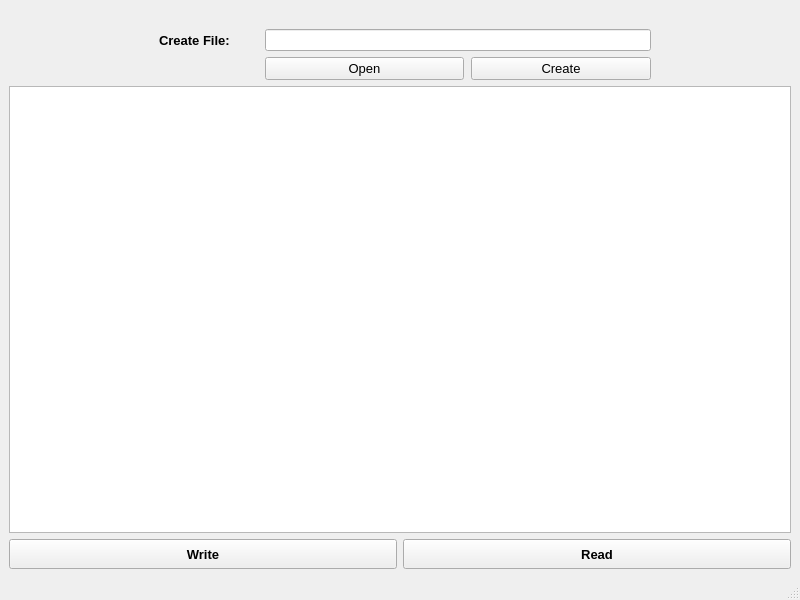
<?xml version="1.0" encoding="UTF-8"?>
<ui version="4.0">
 <class>MainWindow</class>
 <widget class="QMainWindow" name="MainWindow">
  <property name="geometry">
   <rect>
    <x>0</x>
    <y>0</y>
    <width>800</width>
    <height>600</height>
   </rect>
  </property>
  <property name="windowTitle">
   <string>MainWindow</string>
  </property>
  <widget class="QWidget" name="centralwidget">
   <layout class="QVBoxLayout" name="verticalLayout_3">
    <item>
     <spacer name="verticalSpacer_2">
      <property name="orientation">
       <enum>Qt::Vertical</enum>
      </property>
      <property name="sizeType">
       <enum>QSizePolicy::Fixed</enum>
      </property>
      <property name="sizeHint" stdset="0">
       <size>
        <width>20</width>
        <height>20</height>
       </size>
      </property>
     </spacer>
    </item>
    <item>
     <layout class="QVBoxLayout" name="verticalLayout_2">
      <item>
       <layout class="QFormLayout" name="formLayout">
        <property name="labelAlignment">
         <set>Qt::AlignLeading|Qt::AlignLeft|Qt::AlignVCenter</set>
        </property>
        <property name="formAlignment">
         <set>Qt::AlignLeading|Qt::AlignLeft|Qt::AlignTop</set>
        </property>
        <property name="leftMargin">
         <number>150</number>
        </property>
        <property name="rightMargin">
         <number>140</number>
        </property>
        <item row="1" column="0">
         <widget class="QLabel" name="label">
          <property name="font">
           <font>
            <pointsize>10</pointsize>
            <bold>true</bold>
           </font>
          </property>
          <property name="text">
           <string>Create File: </string>
          </property>
         </widget>
        </item>
        <item row="1" column="1">
         <widget class="QLineEdit" name="lineEdit"/>
        </item>
        <item row="2" column="0">
         <spacer name="horizontalSpacer">
          <property name="orientation">
           <enum>Qt::Horizontal</enum>
          </property>
          <property name="sizeType">
           <enum>QSizePolicy::Fixed</enum>
          </property>
          <property name="sizeHint" stdset="0">
           <size>
            <width>100</width>
            <height>20</height>
           </size>
          </property>
         </spacer>
        </item>
        <item row="2" column="1">
         <layout class="QGridLayout" name="gridLayout">
          <property name="sizeConstraint">
           <enum>QLayout::SetFixedSize</enum>
          </property>
          <property name="leftMargin">
           <number>0</number>
          </property>
          <property name="horizontalSpacing">
           <number>7</number>
          </property>
          <item row="0" column="1">
           <widget class="QPushButton" name="pushButton_Create">
            <property name="sizePolicy">
             <sizepolicy hsizetype="Fixed" vsizetype="Fixed">
              <horstretch>0</horstretch>
              <verstretch>0</verstretch>
             </sizepolicy>
            </property>
            <property name="minimumSize">
             <size>
              <width>180</width>
              <height>0</height>
             </size>
            </property>
            <property name="font">
             <font>
              <pointsize>10</pointsize>
             </font>
            </property>
            <property name="text">
             <string>Create</string>
            </property>
           </widget>
          </item>
          <item row="0" column="0">
           <widget class="QPushButton" name="pushButton_Open">
            <property name="font">
             <font>
              <pointsize>10</pointsize>
             </font>
            </property>
            <property name="text">
             <string>Open</string>
            </property>
           </widget>
          </item>
         </layout>
        </item>
       </layout>
      </item>
      <item>
       <layout class="QVBoxLayout" name="verticalLayout">
        <property name="sizeConstraint">
         <enum>QLayout::SetDefaultConstraint</enum>
        </property>
        <item>
         <widget class="QPlainTextEdit" name="plainTextEdit">
          <property name="sizePolicy">
           <sizepolicy hsizetype="Minimum" vsizetype="Expanding">
            <horstretch>100</horstretch>
            <verstretch>0</verstretch>
           </sizepolicy>
          </property>
          <property name="minimumSize">
           <size>
            <width>200</width>
            <height>380</height>
           </size>
          </property>
         </widget>
        </item>
        <item>
         <layout class="QHBoxLayout" name="horizontalLayout">
          <item>
           <widget class="QPushButton" name="pushButton_Write">
            <property name="minimumSize">
             <size>
              <width>0</width>
              <height>30</height>
             </size>
            </property>
            <property name="font">
             <font>
              <pointsize>10</pointsize>
              <bold>true</bold>
             </font>
            </property>
            <property name="text">
             <string>Write</string>
            </property>
           </widget>
          </item>
          <item>
           <widget class="QPushButton" name="pushButton_Read">
            <property name="minimumSize">
             <size>
              <width>0</width>
              <height>30</height>
             </size>
            </property>
            <property name="font">
             <font>
              <pointsize>10</pointsize>
              <bold>true</bold>
             </font>
            </property>
            <property name="text">
             <string>Read</string>
            </property>
           </widget>
          </item>
         </layout>
        </item>
       </layout>
      </item>
     </layout>
    </item>
   </layout>
  </widget>
  <widget class="QMenuBar" name="menubar">
   <property name="geometry">
    <rect>
     <x>0</x>
     <y>0</y>
     <width>800</width>
     <height>25</height>
    </rect>
   </property>
  </widget>
  <widget class="QStatusBar" name="statusbar"/>
 </widget>
 <resources/>
 <connections/>
</ui>
